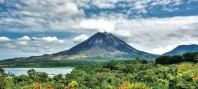
#> input picture arenal.jpg, 198 x 89 px
$ python P4.py
#> lines starting #> are read from the running program, lines starting #| are printed output that depends on the picture
"""
Created on Sun Jul 11 08:07:13 2021

@author: Alfonso Castillo Orozco
"""

# Universidad de Costa Rica
# Escuela de Ingeniería Eléctrica
# IE0405 Modelos Probabilísticos de Señales y Sistemas
# PROYECTO 4

# Bibliotecas necesarias
from PIL import Image
import numpy as np
import matplotlib.pyplot as plt
import time
from scipy.fftpack import fft

############## 4.1. - Modulación 16-QAM

def fuente_info(imagen):
    '''Una función que simula una fuente de
    información al importar una imagen y
    retornar un vector de NumPy con las
    dimensiones de la imagen, incluidos los
    canales RGB: alto x largo x 3 canales

    :param imagen: Una imagen en formato JPG
    :return: un vector de pixeles
    '''
#> called with imagen = 'arenal.jpg'
    img = Image.open(imagen)
#> img is the input picture: PIL image 198x89 RGB; mean R, G, B 129.7, 152.6, 147.8

    return np.array(img)

def rgb_a_bit(array_imagen):
    '''Convierte los pixeles de base
    decimal (de 0 a 255) a binaria
    (de 00000000 a 11111111).

    :param imagen: array de una imagen
    :return: Un vector de (1 x k) bits 'int'
    '''
    # Obtener las dimensiones de la imagen
    x, y, z = array_imagen.shape

    # Número total de elementos (pixeles x canales)
    n_elementos = x * y * z

    # Convertir la imagen a un vector unidimensional de n_elementos
    pixeles = np.reshape(array_imagen, n_elementos)

    # Convertir los canales a base 2
    bits = [format(pixel, '08b') for pixel in pixeles]
    bits_Rx = np.array(list(''.join(bits)))

    return bits_Rx.astype(int)

# MODULACIÓN

def modulador16QAM(bits, fc, mpp):
    '''Un método que simula el esquema de
    modulación digital BPSK.
    '''

    # Se toman los bits de 4 en 4: 16-QAM
    bits_4_en_4 = []
    for i in range(0,len(bits),4):
        bits_4_en_4.append(format(int(str(bits[i])+str(bits[i+1])+str(bits[i+2])+str(bits[i+3])),'04d'))

    # 1. Parámetros de la 'señal' de información (bits)
    N = len(bits) # Cantidad de bits

    # 2. Construyendo un periodo de la señal portadora c(t)
    Tc = 1 / fc  # periodo [s]
    t_periodo = np.linspace(0, Tc, mpp)  # mpp: muestras por período
    portadora_I = np.cos(2*np.pi*fc*t_periodo)
    portadora_Q = np.sin(2*np.pi*fc*t_periodo)

    # 3. Inicializar la señal modulada s(t)
    t_simulacion = np.linspace(0, N*Tc, N*mpp)
    senal_Tx = np.zeros(t_simulacion.shape)
    moduladora = np.zeros(t_simulacion.shape)  # (opcional) señal de bits

    # 4. Asignar las formas de onda según los bits (BPSK)
    for i, bit in enumerate(bits_4_en_4):
        if int(bit[0])==0 and int(bit[1])==0 and int(bit[2])==0 and int(bit[3])== 0:
            senal_Tx[i*mpp : (i+1)*mpp] = 0.25*portadora_I + 0.25*portadora_Q
        elif int(bit[0])==0 and int(bit[1])==0 and int(bit[2])==0 and int(bit[3])== 1:
            senal_Tx[i*mpp : (i+1)*mpp] = 0.75*portadora_I + 0.25*portadora_Q
        elif int(bit[0])==0 and int(bit[1])==0 and int(bit[2])==1 and int(bit[3])== 0:
            senal_Tx[i*mpp : (i+1)*mpp] = 0.25*portadora_I + 0.75*portadora_Q
        elif int(bit[0])==0 and int(bit[1])==0 and int(bit[2])==1 and int(bit[3])== 1:
            senal_Tx[i*mpp : (i+1)*mpp] = 0.75*portadora_I + 0.75*portadora_Q
        elif int(bit[0])==0 and int(bit[1])==1 and int(bit[2])==0 and int(bit[3])== 0:
            senal_Tx[i*mpp : (i+1)*mpp] = 0.25*portadora_I + -0.25*portadora_Q
        elif int(bit[0])==0 and int(bit[1])==1 and int(bit[2])==0 and int(bit[3])== 1:
            senal_Tx[i*mpp : (i+1)*mpp] = 0.25*portadora_I + -0.75*portadora_Q
        elif int(bit[0])==0 and int(bit[1])==1 and int(bit[2])==1 and int(bit[3])== 0:
            senal_Tx[i*mpp : (i+1)*mpp] = 0.75*portadora_I + -0.25*portadora_Q
        elif int(bit[0])==0 and int(bit[1])==1 and int(bit[2])==1 and int(bit[3])== 1:
            senal_Tx[i*mpp : (i+1)*mpp] = 0.75*portadora_I + -0.75*portadora_Q
        elif int(bit[0])==1 and int(bit[1])==0 and int(bit[2])==0 and int(bit[3])== 0:
            senal_Tx[i*mpp : (i+1)*mpp] = -0.25*portadora_I + 0.25*portadora_Q
        elif int(bit[0])==1 and int(bit[1])==0 and int(bit[2])==0 and int(bit[3])== 1:
            senal_Tx[i*mpp : (i+1)*mpp] = -0.25*portadora_I + 0.75*portadora_Q
        elif int(bit[0])==1 and int(bit[1])==0 and int(bit[2])==1 and int(bit[3])== 0:
            senal_Tx[i*mpp : (i+1)*mpp] = -0.75*portadora_I + 0.25*portadora_Q
        elif int(bit[0])==1 and int(bit[1])==0 and int(bit[2])==1 and int(bit[3])== 1:
            senal_Tx[i*mpp : (i+1)*mpp] = -0.75*portadora_I + 0.75*portadora_Q
        elif int(bit[0])==1 and int(bit[1])==1 and int(bit[2])==0 and int(bit[3])== 0:
            senal_Tx[i*mpp : (i+1)*mpp] = -0.25*portadora_I + -0.25*portadora_Q
        elif int(bit[0])==1 and int(bit[1])==1 and int(bit[2])==0 and int(bit[3])== 1:
            senal_Tx[i*mpp : (i+1)*mpp] = -0.75*portadora_I + -0.25*portadora_Q
        elif int(bit[0])==1 and int(bit[1])==1 and int(bit[2])==1 and int(bit[3])== 0:
            senal_Tx[i*mpp : (i+1)*mpp] = -0.25*portadora_I + -0.75*portadora_Q
        else:
            senal_Tx[i*mpp : (i+1)*mpp] = -0.75*portadora_I + -0.75*portadora_Q

    # 5. Calcular la potencia promedio de la señal modulada
    P_senal_Tx = (1 / (N*Tc)) * np.trapz(pow(senal_Tx, 2), t_simulacion)

    return senal_Tx, P_senal_Tx, portadora_I, portadora_Q, moduladora


# Ruido
def canal_ruidoso(senal_Tx, Pm, SNR):
    '''Un bloque que simula un medio de trans-
    misión no ideal (ruidoso) empleando ruido
    AWGN. Pide por parámetro un vector con la
    señal provieniente de un modulador y un
    valor en decibelios para la relación señal
    a ruido.

    :param senal_Tx: El vector del modulador
    :param Pm: Potencia de la señal modulada
    :param SNR: Relación señal-a-ruido en dB
    :return: La señal modulada al dejar el canal
    '''
    # Potencia del ruido generado por el canal
    Pn = Pm / pow(10, SNR/10)

    # Generando ruido auditivo blanco gaussiano (potencia = varianza)
    ruido = np.random.normal(0, np.sqrt(Pn), senal_Tx.shape)

    # Señal distorsionada por el canal ruidoso
    senal_Rx = senal_Tx + ruido

    return senal_Rx

# DEMODULACIÓN

def demodulador_16QAM(senal_Rx, portadora_I, portadora_Q, mpp):
    '''Un método que simula un bloque demodulador
    de señales, bajo un esquema BPSK. El criterio
    de demodulación se basa en decodificación por
    detección de energía.
    '''
    # Cantidad de muestras en senal_Rx
    M = len(senal_Rx)

    # Cantidad de bits (símbolos) en transmisión
    N = int(M / mpp)

    # Vector para bits obtenidos por la demodulación
    bits_Rx = np.zeros(N)

    # Vector para la señal demodulada
    senal_demodulada = np.zeros(senal_Rx.shape)

    # Demodulación
    for i, j, k in zip(range(N), range(0,N,4), range(1,N,4)):
        # Producto interno de dos funciones
        producto_I = senal_Rx[i*mpp : (i+1)*mpp] * portadora_I
        Ep_I = np.sum(producto_I)

        producto_Q = senal_Rx[i*mpp : (i+1)*mpp] * portadora_Q
        Ep_Q = np.sum(producto_Q)

        senal_demodulada[i*mpp : (i+1)*mpp] = producto_I + producto_Q

        # Criterio de decisión por detección de energía
        if Ep_I < 0:
            bits_Rx[j] = 1
        else:
            bits_Rx[j] = 0

        if Ep_Q < 0:
            bits_Rx[k] = 1
        else:
            bits_Rx[k] = 0

    return bits_Rx.astype(int), senal_demodulada


# Reconstrucción de la Imagen
def bits_a_rgb(bits_Rx, dimensiones):
    '''Un bloque que decodifica el los bits
    recuperados en el proceso de demodulación

    :param: Un vector de bits 1 x k
    :param dimensiones: Tupla con dimensiones de la img.
    :return: Un array con los pixeles reconstruidos
    '''
    # Cantidad de bits
    N = len(bits_Rx)

    # Se reconstruyen los canales RGB
    bits = np.split(bits_Rx, N / 8)

    # Se decofican los canales:
    canales = [int(''.join(map(str, canal)), 2) for canal in bits]
    pixeles = np.reshape(canales, dimensiones)

    return pixeles.astype(np.uint8)


# ****************Simulación************************
# Parámetros
fc = 5000  # frecuencia de la portadora
mpp = 20   # muestras por periodo de la portadora
SNR = -2   # relación señal-a-ruido del canal

# Iniciar medición del tiempo de simulación
inicio = time.time()

# 1. Importar y convertir la imagen a trasmitir
imagen_Tx = fuente_info('arenal.jpg')
dimensiones = imagen_Tx.shape
#> dimensiones = (89, 198, 3)

# 2. Codificar los pixeles de la imagen
bits_Tx = rgb_a_bit(imagen_Tx)
#> in rgb_a_bit, `bits = [format(pixel, '08b') for pixel in pixeles]`: bits = 52866 items

# 3 Modulación
senal_Tx, Pm, portadora_I, portadora_Q, moduladora = modulador16QAM(bits_Tx, fc, mpp)
#> the loop in modulador16QAM, `for i in range(0,len(bits),4):` made 105732 passes
#> i on passes 2 to 4: 4, 8, 12
#> after the loop in modulador16QAM, `for i in range(0,len(bits),4):`: bits_4_en_4 = 105732 items
#> in modulador16QAM, `N = len(bits)`: N = 422928
#> the loop in modulador16QAM, `for i, bit in enumerate(bits_4_en_4):` made 105732 passes
#> bit on passes 1 to 3: '1010', '0000', '1011'
#> in modulador16QAM, `P_senal_Tx = (1 / (N*Tc)) * np.trapz(pow(senal_Tx, 2), t_simulacion)`: P_senal_Tx = 0.0791
#> Pm = 0.0791; portadora_I = 20 values, max 1 at index 0, min -0.986 at index 9, mean 0.05; portadora_Q = 20 values, max 0.997 at index 5, min -0.997 at index 14, mean -1.22e-17

# 4. Se transmite la señal modulada, por un canal ruidoso
senal_Rx = canal_ruidoso(senal_Tx, Pm, SNR)
#> in canal_ruidoso, `Pn = Pm / pow(10, SNR/10)`: Pn = 0.125

# 5. Se desmodula la señal recibida del canal
bits_Rx, senal_demodulada = demodulador_16QAM(senal_Rx, portadora_I, portadora_Q, mpp)
#> in demodulador_16QAM, `M = len(senal_Rx)`: M = 8458560
#> in demodulador_16QAM, `N = int(M / mpp)`: N = 422928
#> the loop in demodulador_16QAM, `for i, j, k in zip(range(N), range(0,N,4), range(1,N,4)):` made 105732 passes
#> (Ep_I, Ep_Q) on passes 1 to 3: (-7.08, 2.67), (2.01, 3.28), (-8.01, 6.7)

# 6. Se visualiza la imagen recibida
imagen_Rx = bits_a_rgb(bits_Rx, dimensiones)
#> in bits_a_rgb, `bits = np.split(bits_Rx, N / 8)`: bits = 52866 items
#> in bits_a_rgb, `pixeles = np.reshape(canales, dimensiones)`:
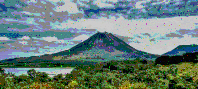
#> pixeles: shape (89, 198, 3) int64; mean of channels 0, 1, 2 103.6, 126.7, 120.7; drawn as R, G, B
Fig = plt.figure(figsize=(10,6))

# Cálculo del tiempo de simulación
print('Duración de la simulación: ', time.time() - inicio)

# 7. Calcular número de errores
errores = sum(abs(bits_Tx - bits_Rx))
#> errores = 108746
BER = errores/len(bits_Tx)
#> BER = 0.257
print('{} errores, para un BER de {:0.4f}.'.format(errores, BER))
#| 108746 errores, para un BER de 0.2571.

# Mostrar imagen transmitida
ax = Fig.add_subplot(1, 2, 1)
imgplot = plt.imshow(imagen_Tx)
ax.set_title('Transmitido')

# Mostrar imagen recuperada
ax = Fig.add_subplot(1, 2, 2)
imgplot = plt.imshow(imagen_Rx)
ax.set_title('Recuperado')
Fig.tight_layout()

plt.imshow(imagen_Rx)

# ****************Señales************************
fig, (ax1, ax2, ax3, ax4) = plt.subplots(nrows=4, sharex=True, figsize=(14, 7))

# La onda cuadrada moduladora (bits de entrada)
ax1.plot(moduladora[0:600], color='r', lw=2)
ax1.set_ylabel('$b(t)$')

# La señal modulada por BPSK
ax2.plot(senal_Tx[0:600], color='g', lw=2)
ax2.set_ylabel('$s(t)$')

# La señal modulada al dejar el canal
ax3.plot(senal_Rx[0:600], color='b', lw=2)
ax3.set_ylabel('$s(t) + n(t)$')

# La señal demodulada
ax4.plot(senal_demodulada[0:600], color='m', lw=2)
ax4.set_ylabel('$b^{\prime}(t)$')
ax4.set_xlabel('$t$ / milisegundos')
fig.tight_layout()
plt.show()
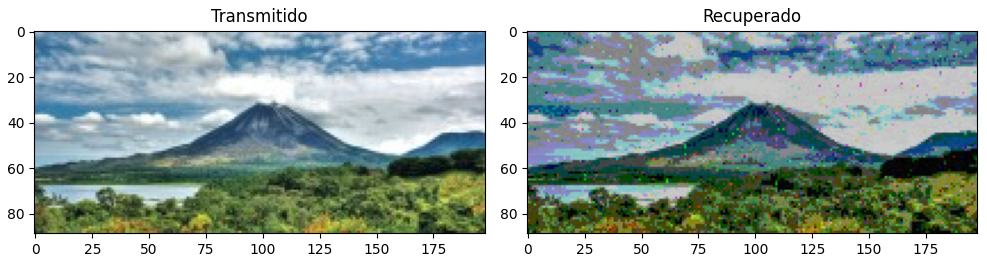
#> figure drawn by matplotlib, 2 panels
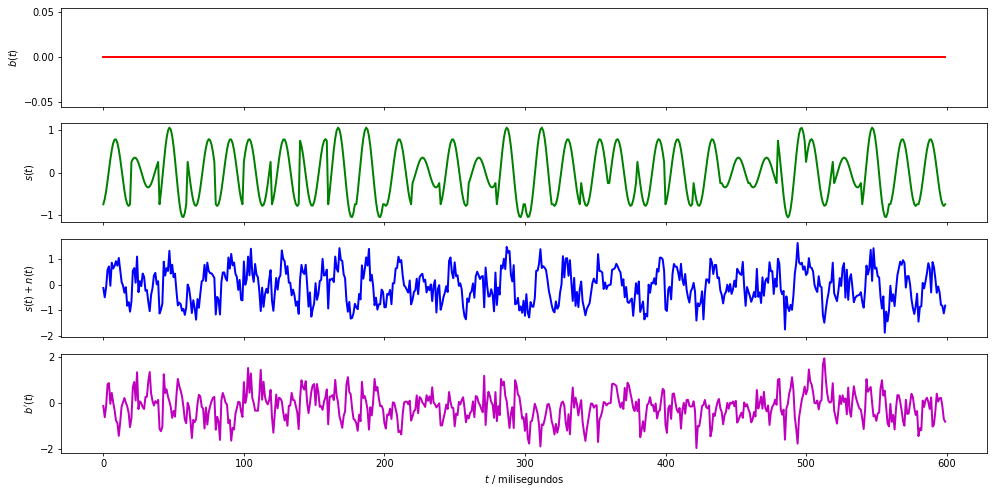
#> figure drawn by matplotlib, 4 panels; panel 4: curve peaks at x = 513, y = 1.96


############## 4.2. - Estacionaridad y ergodicidad

# Tiempos en segundos (s)
t_final   = 0.1
periodo     = 500
t_muestras = np.linspace(0, t_final, periodo)
ensayos = 4
xt = np.empty((ensayos, len(t_muestras)))
# Muestras
Aj = [-1,1]
V_cos =  np.cos(2*(np.pi)*fc*t_muestras)
V_sen =  np.sin(2*(np.pi)*fc*t_muestras)
for i in Aj:
    x = i*V_cos + i*V_sen
    y = -i*V_cos + i*V_sen
    xt[i , :] = x
    xt[i+1 , :] = y
    plt.plot(t_muestras, x)
    plt.plot(t_muestras, y)
# Promedio de los ensayos
P = [np.mean(xt[:,i]) for i in range(len(t_muestras))]
plt.plot(t_muestras, P, '.-', color = 'r', label = 'Promedio de los Ensayos')
# Promedio teórico
E = np.mean(senal_Tx)*t_muestras
#> E = 500 values, max 0 at index 0, min -6.91e-05 at index 499, mean -3.45e-05
plt.plot(t_muestras, E, '--', color='g', label = 'Promedio Teórico')
# Gráfica
plt.title('Proceso aleatorio')
plt.xlabel('$tiempo (s)$')
plt.ylabel('$x(t)$')
plt.legend()
plt.show()
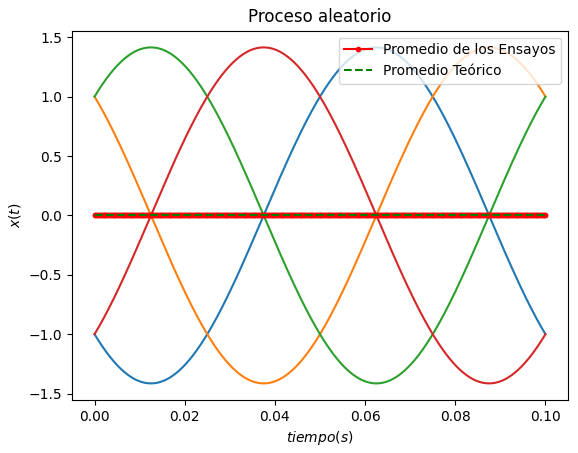
#> figure drawn by matplotlib, 1 panel; curve peaks at x = 0.0625, y = 1.41; curve peaks at x = 0.0876, y = 1.41; curve peaks at x = 0.0124, y = 1.41


############## 4.3. - Densidad espectral de potencia

senal_f = fft(senal_Tx) # Transformada de Fourier
Nm = len(senal_Tx) # Muestras de la señal
#> Nm = 8458560
Ns = Nm // mpp # Número de símbolos (198 x 89 x 8 x 3)
#> Ns = 422928
Tc = 1 / fc # Tiempo del símbolo = periodo de la onda portadora
Tm = Tc / mpp # Tiempo entre muestras (período de muestreo)
T = Ns * Tc # Tiempo de la simulación
#> T = 84.59
f = np.linspace(0.0, 1.0/(2.0*Tm), Nm//2) # Espacio de frecuencias

# Gráfica
plt.plot(f, 2.0/Nm * np.power(np.abs(senal_f[0:Nm//2]), 2))
plt.title('Densidad espectral de potencia')
plt.xlim(0, 20000)
plt.grid()
plt.show()
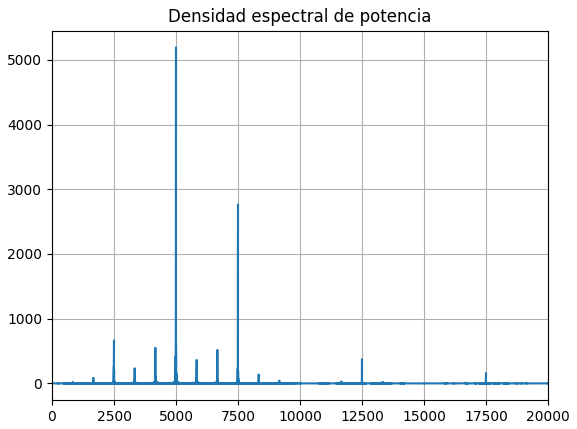
#> figure drawn by matplotlib, 1 panel; curve peaks at x = 5000, y = 5192.5
